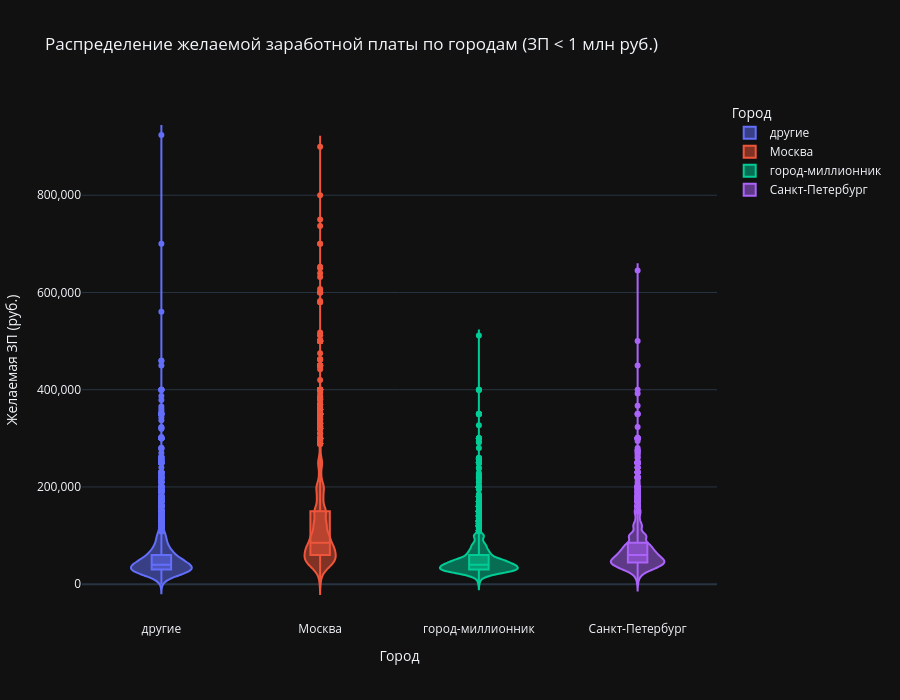

The cell this chart's notebook holds for it:
### Markdown cell above
### 5. Постройте диаграмму, которая показывает распределение желаемой заработной платы (**"ЗП (руб)"**) в зависимости от города (**"Город"**). 
Используйте для диаграммы данные о резюме, где желая заработная плата меньше 1 млн рублей.
*Сделайте выводы по полученной диаграмме: как соотносятся медианные уровни желаемой заработной платы и их размах в городах? Как вы считаете, важен ли признак города при прогнозировании заработной платы?*

### Code cell
# Фильтр: желаемая ЗП < 1 млн руб.
df_filtered = hh_database[hh_database['ЗП (руб)'] < 1_000_000].copy()

# Violin-plot (лучше всего показывает распределение + медиану + размах)
fig = px.violin(
    df_filtered,
    x='Город',
    y='ЗП (руб)',
    box=True,          # добавляет боксплот с медианой и квартилями
    points='outliers', # показывает выбросы
    title='Распределение желаемой заработной платы по городам (ЗП < 1 млн руб.)',
    labels={'ЗП (руб)': 'Желаемая ЗП (руб.)', 'Город': 'Город'},
    color='Город',     # цвет по городам для наглядности
    hover_data=['ЗП (руб)']
)

fig.update_layout(
    xaxis_title='Город',
    yaxis_title='Желаемая ЗП (руб.)',
    yaxis=dict(tickformat=',d'), 
    height=700,
    legend_title='Город'
)

fig.show()

# 4.5 В каком городе (категории городов) зафиксирован наибольший показатель желаемой заработной платы (~924 тысячи рублей)?
# другие

### Figure 1 — Plotly figure (JSON) as saved in the notebook; plotly's stock layout.template omitted (floating-point values rounded to 4 significant figures; data arrays with more than 128 entries replaced by an {"elided": "..."} marker saying what was removed)
{"data": [{"alignmentgroup": "True", "box": {"visible": true}, "hovertemplate": "Город=%{x}<br>Желаемая ЗП (руб.)=%{y}<extra></extra>", "legendgroup": "другие", "marker": {"color": "#636efa"}, "name": "другие", "offsetgroup": "другие", "orientation": "v", "points": "outliers", "scalegroup": "True", "showlegend": true, "x": {"elided": "15852 str values"}, "x0": " ", "xaxis": "x", "y": {"elided": "15852 float values"}, "y0": " ", "yaxis": "y", "type": "violin"}, {"alignmentgroup": "True", "box": {"visible": true}, "hovertemplate": "Город=%{x}<br>Желаемая ЗП (руб.)=%{y}<extra></extra>", "legendgroup": "Москва", "marker": {"color": "#EF553B"}, "name": "Москва", "offsetgroup": "Москва", "orientation": "v", "points": "outliers", "scalegroup": "True", "showlegend": true, "x": {"elided": "16617 str values"}, "x0": " ", "xaxis": "x", "y": {"elided": "16617 float values"}, "y0": " ", "yaxis": "y", "type": "violin"}, {"alignmentgroup": "True", "box": {"visible": true}, "hovertemplate": "Город=%{x}<br>Желаемая ЗП (руб.)=%{y}<extra></extra>", "legendgroup": "город-миллионник", "marker": {"color": "#00cc96"}, "name": "город-миллионник", "offsetgroup": "город-миллионник", "orientation": "v", "points": "outliers", "scalegroup": "True", "showlegend": true, "x": {"elided": "7332 str values"}, "x0": " ", "xaxis": "x", "y": {"elided": "7332 float values"}, "y0": " ", "yaxis": "y", "type": "violin"}, {"alignmentgroup": "True", "box": {"visible": true}, "hovertemplate": "Город=%{x}<br>Желаемая ЗП (руб.)=%{y}<extra></extra>", "legendgroup": "Санкт-Петербург", "marker": {"color": "#ab63fa"}, "name": "Санкт-Петербург", "offsetgroup": "Санкт-Петербург", "orientation": "v", "points": "outliers", "scalegroup": "True", "showlegend": true, "x": {"elided": "4937 str values"}, "x0": " ", "xaxis": "x", "y": {"elided": "4937 float values"}, "y0": " ", "yaxis": "y", "type": "violin"}], "layout": {"xaxis": {"anchor": "y", "domain": [0.0, 1.0], "title": {"text": "Город"}, "categoryorder": "array", "categoryarray": ["другие", "Москва", "город-миллионник", "Санкт-Петербург"]}, "yaxis": {"anchor": "x", "domain": [0.0, 1.0], "title": {"text": "Желаемая ЗП (руб.)"}, "tickformat": ",d"}, "legend": {"title": {"text": "Город"}, "tracegroupgap": 0}, "title": {"text": "Распределение желаемой заработной платы по городам (ЗП < 1 млн руб.)"}, "violinmode": "overlay", "height": 700}}
